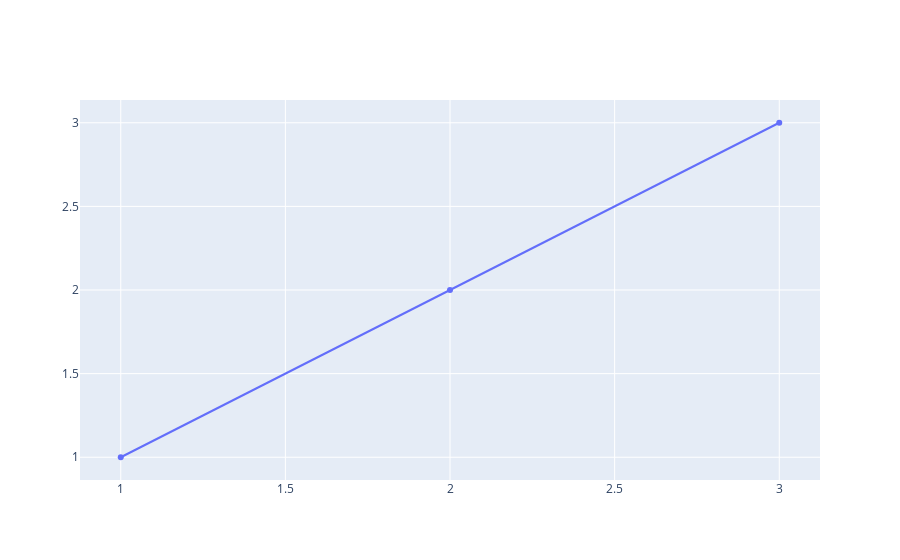

Source (notebook cell):
### Code cell
fig = go.Figure()
fig.add_trace(go.Scatter(x=[1, 2, 3], y=[1, 2, 3]))
fig.show()

### Figure 1 — Plotly figure (JSON) as saved in the notebook; plotly's stock layout.template omitted (floating-point values rounded to 4 significant figures)
{"data": [{"type": "scatter", "x": [1, 2, 3], "y": [1, 2, 3]}], "layout": {}}
